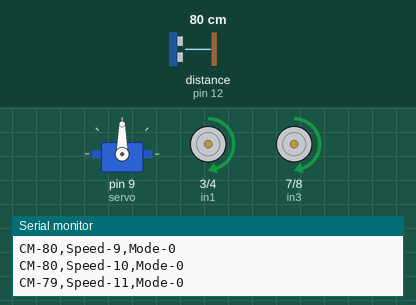
This sketch was run on a simulated Arduino Uno, built with avr-gcc and run on an emulated ATmega328P. Parts: servo, motor-driver pin pairs drawn as motors (green arrow = first pin HIGH = forward, orange = second pin HIGH = backward, longer = more drive, scaled by the enable pin), the last lines printed to the serial monitor. Wiring (inferred from the names in the program): ultrasonic range finder: trigger pin 11; echo pin 12. The test bench sets the inputs (shaded band); at power-on: distance to the obstacle (sensor on pin 12) 80 cm. The echo pulse lasts 58.3 µs per cm.

Above: at 1.5 s.
1.6 s: distance to the obstacle (sensor on pin 12) set to 2 cm
At 2.71 s:
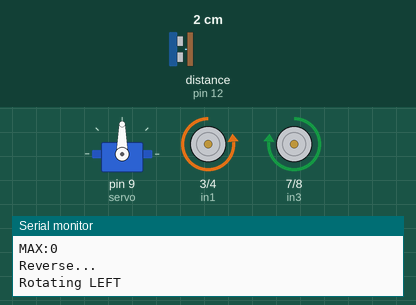
4.6 s: distance to the obstacle (sensor on pin 12) set to 18 cm
At 5.06 s:
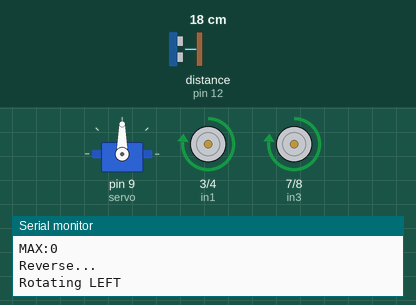
7.6 s: distance to the obstacle (sensor on pin 12) set to 4 cm
At 8.56 s:
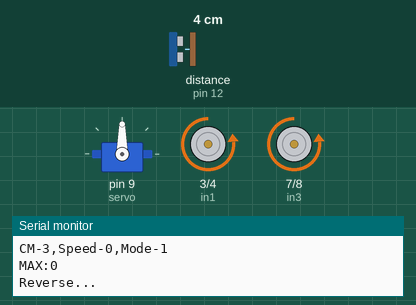
Timing chart, 0 to 16.6 s (numbered marks = the images above; inputs shaded):
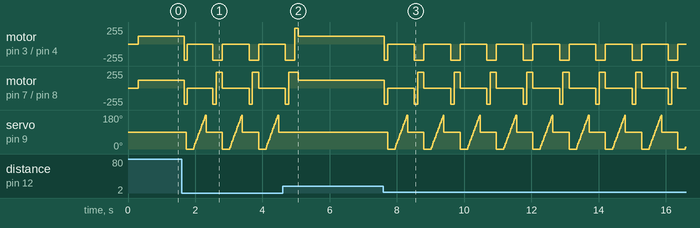

The sketch:

myhub_ultrasonic_obstacle_avoidance_robot.ino
```cpp
/*
  Author     : Dileepa Jayawardena
  how to build Ultrasonic Obstacle Avoidance Robot
  http://myhub.lk/a/How_to_Build/Obstacle-Avoidance-Robot
*/
#include <Servo.h>

Servo servo;
//Motor sheld Pins
//M1
int enA = 5;
int in1 = 3;
int in2 = 4;
//M2
int enB = 6;
int in3 = 7;
int in4 = 8;

int trigPin = 11;    //Trig - green Jumper
int echoPin = 12;    //Echo - yellow Jumper

long duration, cm;


void setup() {
  Serial.begin(9600);
  servo.attach(9);
  servo.write(90);
  delay(300);
  pinMode(enA, OUTPUT);
  pinMode(enB, OUTPUT);
  pinMode(in1, OUTPUT);
  pinMode(in2, OUTPUT);
  pinMode(in3, OUTPUT);
  pinMode(in4, OUTPUT);

  pinMode(trigPin, OUTPUT);
  pinMode(echoPin, INPUT);

  digitalWrite(trigPin, LOW);
  delayMicroseconds(5);

}
/*
   mpower(motor number,rotation,speed);

  motor number
  1-1st motor
  2-2nd motor

  rotation
  1-Forword
  0-Stop
  -1- Backword

  speed
  0-255 PWM value

*/

void mpower(int motor, int rotation, int spd) {
  int pwm;
  int pA;
  int pB;
  if (motor == 1) {
    pwm = enA;
    pA = in1;
    pB = in2;
  } else if (motor == 2) {
    pwm = enB;
    pA = in3;
    pB = in4;
  } else {
    return;
  }
  if (rotation == 0) {
    digitalWrite(pA, LOW);
    digitalWrite(pB, LOW);
  } else if (rotation == 1) {
    digitalWrite(pA, HIGH);
    digitalWrite(pB, LOW);
  } else if (rotation == -1) {
    digitalWrite(pA, LOW);
    digitalWrite(pB, HIGH);
  }
  analogWrite(pwm, spd);

}

int speedval = 0;//Speed of car (MAX 40)
int maxspeed = 40;

int normalspeed = 120;// less than 125 (255/2)

int min_dis = 15;

int mode = 0;
//0-run
//1-scan
//2-rotate

int f_max = 0;
int f_max_ang = 0;

void loop() {
  cm = getDistance();

  if (mode == 0) {
    if (cm > min_dis || cm==0) {
      speedval++;
      if (speedval > maxspeed) {
        speedval = maxspeed;
      }
      mpower(1, 1, normalspeed);
      mpower(2, 1, normalspeed);
      delay(100);
    } else {

      mpower(1, -1, normalspeed * 2);
      mpower(2, -1, normalspeed * 2);

      delay(speedval * 4);
      speedval = 0;
      if (cm > 1 || speedval==5) {
        mode = 1;
      }

    }
    Serial.print("CM-");
    Serial.print(cm);
    Serial.print(",Speed-");
    Serial.print(speedval);
    Serial.print(",Mode-");
    Serial.print(mode);
    Serial.println();
  } else if (mode == 1) {
    f_max = 0;
    servo.write(0);
    delay(200);
for (int a
    = 0; a <= 180; a += 10) {
      servo.write(a);
      delay(20);
      cm = getDistance() ;
      if(a<=60 && a>=120){

      if (cm > f_max) {
        f_max = cm;
        f_max_ang = a;
      }
      Serial.print("A=");
      Serial.print(a);
      Serial.print(",D=");
      Serial.println(cm);
        }
    }
    servo.write(90);
    delay(200);
    Serial.print("MAX:");
    Serial.println(f_max);
    mode = 2;
  } else if (mode == 2) {
    Serial.println("Reverse...");
    mpower(1, -1, normalspeed * 2 );
    mpower(2, -1, normalspeed * 2);
    delay(100);

      if (f_max_ang < 90) {
        Serial.println("Rotating LEFT");
        mpower(1, -1, normalspeed * 2);
        mpower(2, 1, normalspeed * 2);
        delay((90-f_max_ang) * 2);
      } else {
        Serial.println("Rotating RIGHT");
        mpower(1, 1, normalspeed * 2 );
        mpower(2, -1, normalspeed * 2);
        delay((f_max_ang - 90) * 2);
      }

      mpower(1, 0, 0);
      mpower(2, 0, 0);

      mode = 0;


  }

  mpower(1, 0, 0);
  mpower(2, 0, 0);

  //  mpower(1, 1, 50);
  //  mpower(2, 1, 100);

}

long getDistance() {
  digitalWrite(trigPin, HIGH);
  delayMicroseconds(10);
  digitalWrite(trigPin, LOW);
  duration = pulseIn(echoPin, HIGH, 100000);
  return (duration / 2) / 29.1;
}
```

Measured:
- after the input at 1.6 s, motor on pin 3 (in1) / pin 4 (in2): forward 120/255 → backward 240/255 after 0.08 s, then repeats every 1.0 s: stopped 0.76 s, backward 240/255 0.28 s; motor on pin 7 (in3) / pin 8 (in4): forward 120/255 → backward 240/255 after 0.08 s, then repeats every 1.0 s: stopped 0.76 s, backward 240/255 0.10 s, forward 240/255 0.18 s
- after the input at 4.6 s, servo on pin 9 (servo): stops changing and stays 90°
- after the input at 7.6 s, motor on pin 3 (in1) / pin 4 (in2): forward 120/255 → backward 240/255 at once, then repeats every 1.1 s: stopped 0.80 s, backward 240/255 0.28 s; motor on pin 7 (in3) / pin 8 (in4): forward 120/255 → backward 240/255 at once, then repeats every 1.1 s: stopped 0.80 s, backward 240/255 0.10 s, forward 240/255 0.18 s
